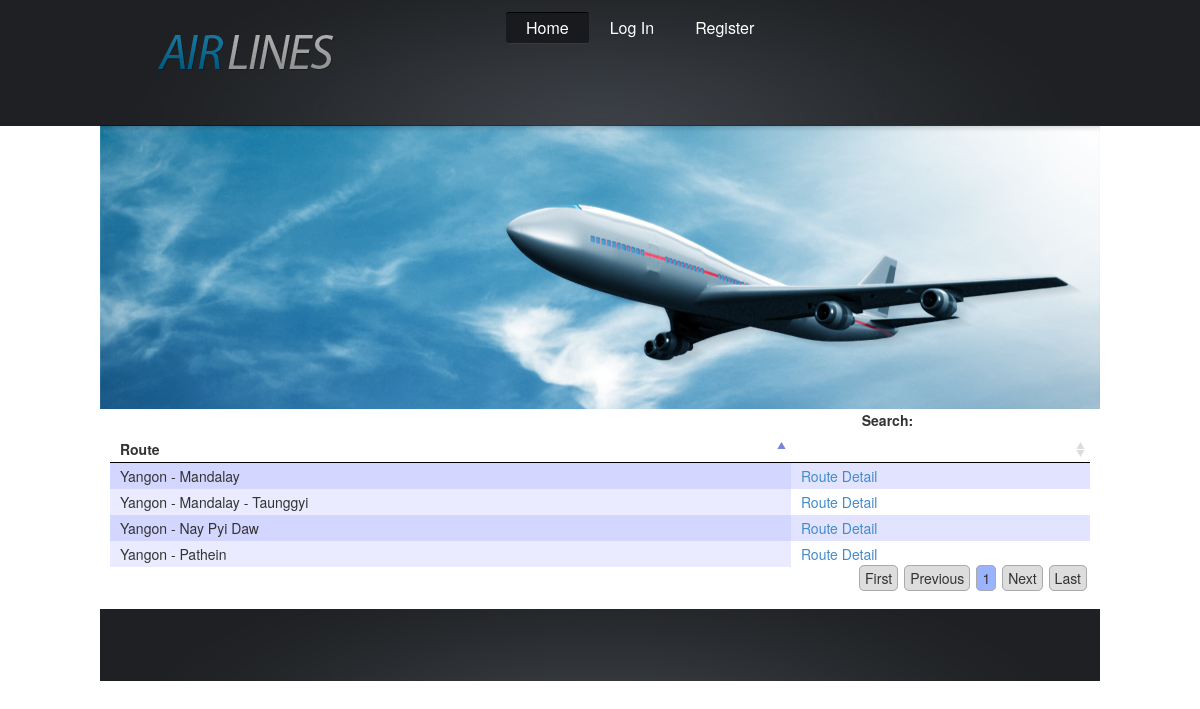
/routes-display.php, run on an earlier commit of the app's database.
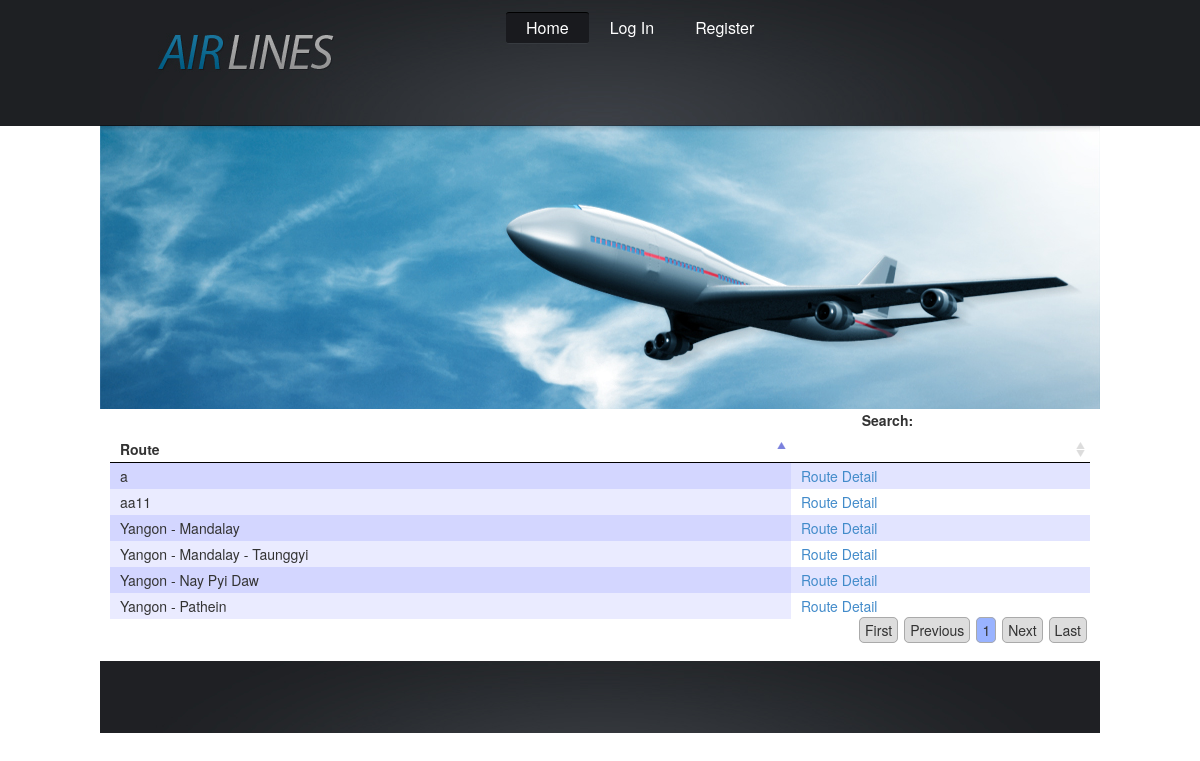
And on a later commit of the database.
### tables this page shows
CREATE TABLE IF NOT EXISTS `routes` (
  `route_id` varchar(15) NOT NULL,
  `title` varchar(50) NOT NULL,
  `hour` int(2) NOT NULL,
  `min` int(2) NOT NULL,
  `remark` varchar(255) NOT NULL,
  PRIMARY KEY (`route_id`)
);

### routes-display.php (the view, shortened to what this page needs)
<?php include('includes/header.php'); ?>
<link href="css/jquery.dataTables.css" rel="stylesheet" type="text/css" />
<div class="row">
    <div class="col-md-12">
        <table id="route-table">
            <thead>
            <th>Route</th>
            <th></th>
            </thead>
            <tbody>
                <?php
                $sql = "SELECT * " .
                        "FROM routes " .
                        "ORDER BY title";
                $result = mysql_query($sql) or die(mysql_error());
                ?>
                <?php while ($row = mysql_fetch_array($result)) { ?>
                    <tr>
                        <td><?php echo $row['title']; ?></td>
                        <td><a href="route-detail-display.php?route_id=<?php echo $row['route_id']; ?>">Route Detail</a></td>
                    </tr>
                <?php } ?>
            </tbody>
        </table>
    </div>
</div>
<?php include('includes/footer.php'); ?>

What changed in the data, as far as the page shows it:
added routes: title "a"
added routes: title "aa11"
